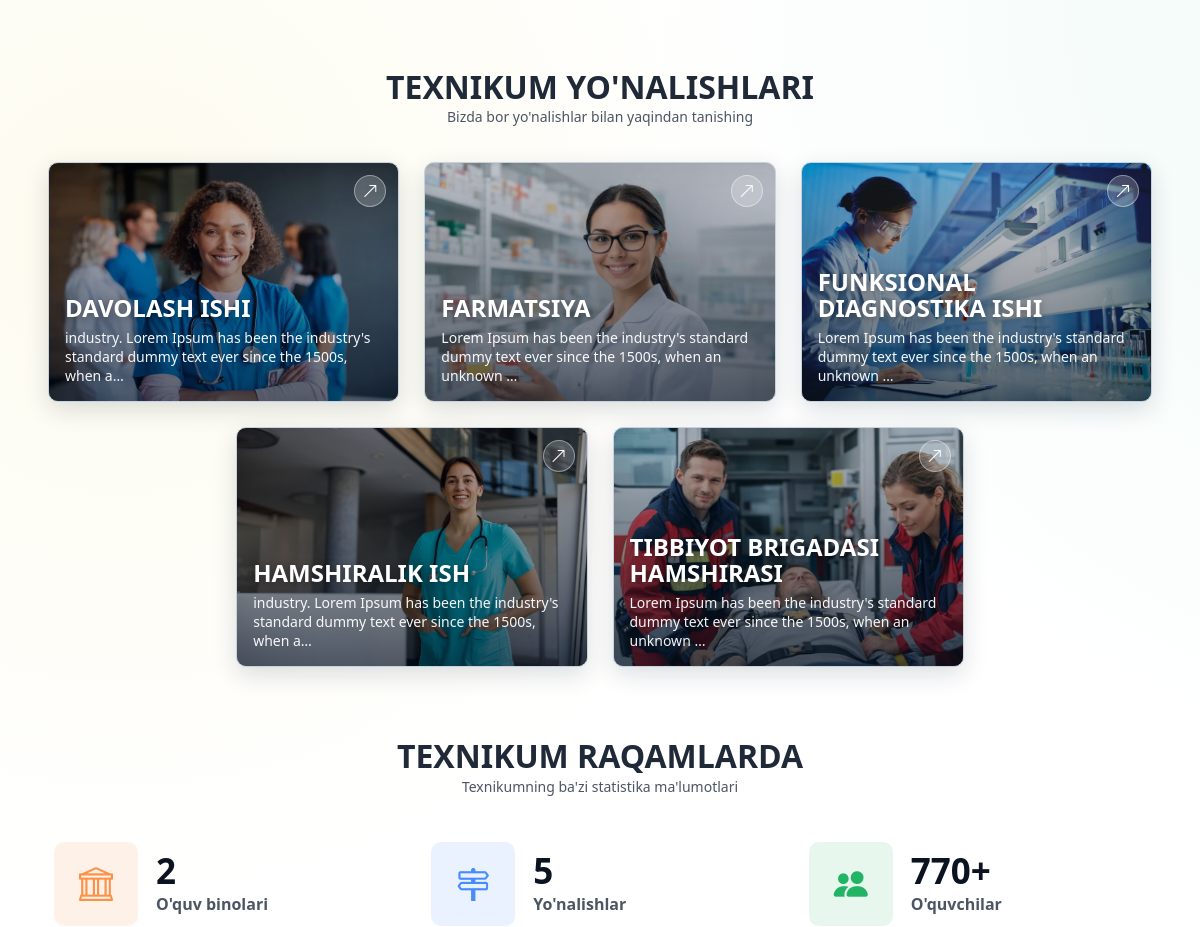
The app's page / (middle part), older data.
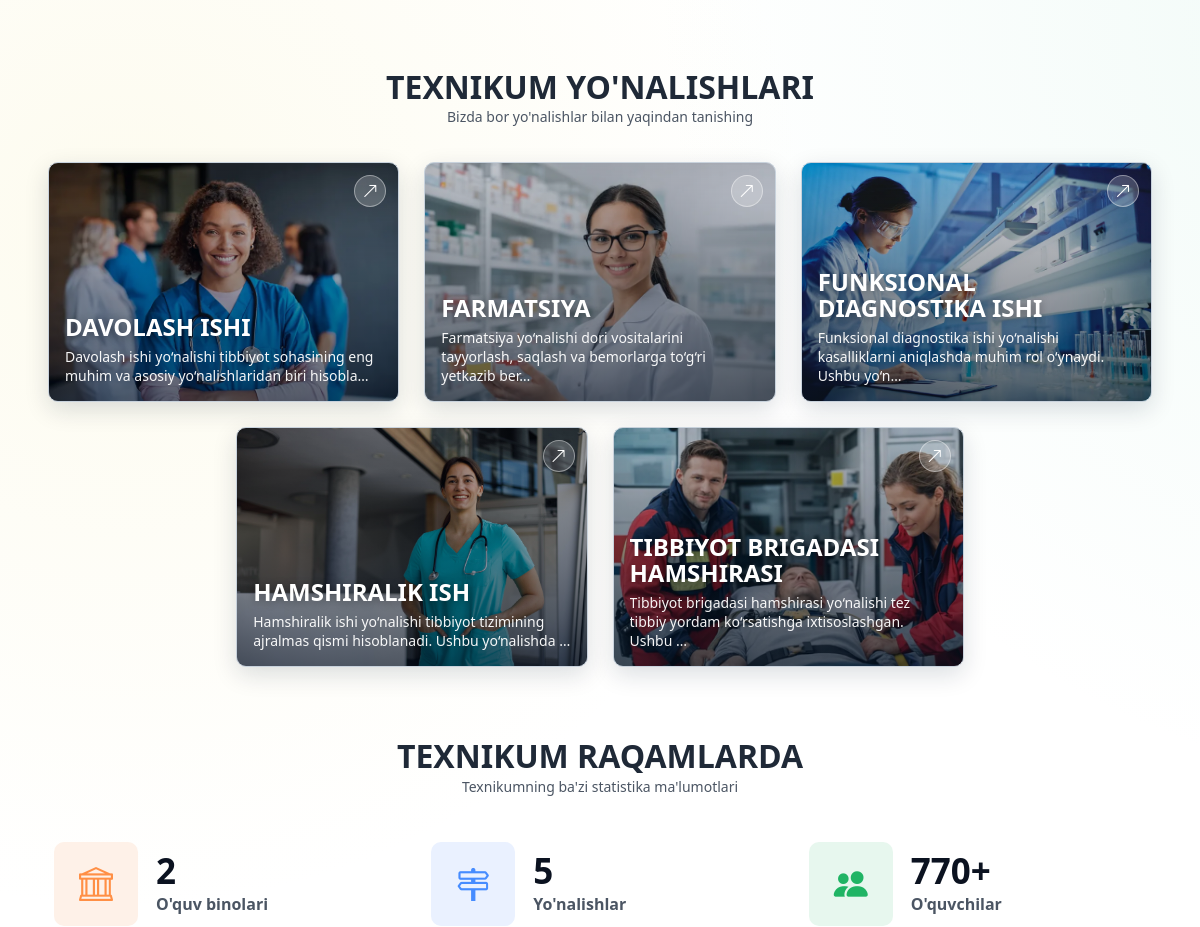
The same page, newer data.
### education/models.py (models this page shows, shortened)
class EducationDirection(models.Model):
    name = models.CharField(max_length=200)
    slug = models.SlugField(unique=True)
    description = models.TextField()
    image = models.ImageField(upload_to='education/directions/', blank=True, null=True)
    duration_years = models.PositiveSmallIntegerField(default=2)
    departments = models.ManyToManyField(Department, related_name='education_directions', blank=True)
    is_active = models.BooleanField(default=True)
    class Meta:
        ordering = ['name']
        verbose_name = "Ta'lim yo'nalishi"
        verbose_name_plural = "Ta'lim yo'nalishlari"

### core/models.py (models this page shows, shortened)
class TechStat(models.Model):
    icon = models.CharField(max_length=50, help_text="Masalan: bi-bank")
    count = models.CharField(max_length=30, help_text="Masalan: 770+")
    name = models.CharField(max_length=120)
    order = models.PositiveSmallIntegerField(default=0)
    is_active = models.BooleanField(default=True)
    class Meta:
        ordering = ['order', 'id']
        verbose_name = "Texnikum raqami"
        verbose_name_plural = "Texnikum raqamlari"

### core/views.py (the view)
# urls.py: path('', views.home, name='home'),
def home(request):
    latest_news = News.objects.filter(is_published=True)[:3]
    directions = EducationDirection.objects.filter(is_active=True)
    tech_stats = TechStat.objects.filter(is_active=True)
    announcements = Announcement.objects.filter(is_active=True).order_by('-published_at', '-created_at')[:6]
    context = {
        'latest_news': latest_news,
        'directions': directions,
        'tech_stats': tech_stats,
        'announcements': announcements,
    }
    return render(request, 'core/home.html', context)

### core/context_processors.py (called while the page is built)
def menu_context(request):
    menu_items = (
        Menu.objects.filter(parent__isnull=True, is_active=True)
        .prefetch_related('children')
        .order_by('order', 'id')
    )
    topbar = TopbarSettings.objects.filter(is_active=True).first()
    return {
        'menu_items': menu_items,
        'topbar_settings': topbar,
    }

### core/templates/core/home.html (shortened to what this page needs)
{% extends 'base.html' %}
{% load static %}
{% block content %}
<section>
    <div class="home-directions__head">
        <h2>Texnikum yo'nalishlari</h2>
        <p>Bizda bor yo'nalishlar bilan yaqindan tanishing</p>
    </div>
    <div class="home-directions__list">
        {% for direction in directions %}
        <a class="home-directions__item home-directions__item--photo" href="{% url 'education:directions' %}"
            {% if direction.image %}
            style="background-image: url('{{ direction.image.url }}')"
            {% else %}
            style="background-image: url('{% static "images/hero.webp" %}')"
            {% endif %}>
            <span class="home-directions__shade"></span>
            <span class="home-directions__cta">
                <i class="bi bi-arrow-up-right"></i>
            </span>
            <h3>{{ direction.name }}</h3>
            {% if direction.description %}
            <p class="home-directions__desc">{{ direction.description|truncatechars:95 }}</p>
            {% endif %}
        </a>
        {% empty %}
        <p>Yo'nalishlar hozircha kiritilmagan.</p>
        {% endfor %}
    </div>
</section>
<section>
    <div class="home-directions__head">
        <h2>Texnikum raqamlarda</h2>
        <p>Texnikumning ba'zi statistika ma'lumotlari</p>
    </div>
    <div class="home-stats__grid">
        {% for stat in tech_stats %}
        <div class="home-stats__item">
            <div class="home-stats__icon">
                <i class="bi {{ stat.icon }}"></i>
            </div>
            <div class="home-stats__content">
                <div class="home-stats__value">{{ stat.count }}</div>
                <div class="home-stats__label">{{ stat.name }}</div>
            </div>
        </div>
        {% empty %}
        <p class="home-stats__empty">Raqamlar hozircha kiritilmagan.</p>
        {% endfor %}
    </div>
</section>
{% endblock %}

### templates/base.html (shortened to what this page needs)
{% load static %}
<!DOCTYPE html>
<html lang="uz">
<head>
    <link href="https://cdn.jsdelivr.net/npm/bootstrap@5.3.3/dist/css/bootstrap.min.css" rel="stylesheet">
    <link href="https://cdn.jsdelivr.net/npm/bootstrap-icons@1.11.3/font/bootstrap-icons.min.css" rel="stylesheet">
    <link rel="stylesheet" href="{% static 'css/style.css' %}">
    <link rel="stylesheet" href="{% static 'css/responsive.css' %}">
    <link rel="stylesheet" href="{% static 'css/admin.css' %}">
</head>
<body>
    <main class="container page-content">
        {% block content %}{% endblock %}
    </main>
</body>
</html>

### templates/includes/header.html (shortened to what this page needs)
{% load static %}

### templates/includes/footer.html (shortened to what this page needs)
{% load static %}

### static/css/style.css (style rules this page uses)
* { box-sizing: border-box; }
body { margin: 0; font-family: "Segoe UI", Tahoma, sans-serif; background-color: #ffffff; background-image: radial-gradient(1100px circle at 8% 16%, rgba(246, 238, 181, 0.22), transparent 62%), radial-gradient(1250px circle at 92% 12%, rgba(178, 231, 212, 0.2), transparent 64%), radial-gradient(980px circle at 84% 88%, rgba(205, 233, 245, 0.16), transparent 66%), linear-gradient(180deg, #ffffff 0%, #ffffff 100%); background-repeat: no-repeat; background-size: 128% 128%, 132% 132%, 126% 126%, 100% 100%; animation: siteBgFloat 50s ease-in-out infinite alternate; color: var(--text); padding-top: 108px; overflow-x: clip; }
a { color: var(--header-accent); }
html { overflow-x: clip; }
.container { width: min(1120px, 92%); margin: 0 auto; }
@media (min-width: 1200px) { .container { width: min(1320px, 92%); } }
.page-content { padding: 30px 0 56px; }
.home-stats__grid { display: grid; grid-template-columns: repeat(3, minmax(0, 1fr)); gap: 28px; }
.home-stats__item { display: flex; align-items: center; gap: 18px; padding: 10px 6px; }
.home-stats__icon { width: 84px; height: 84px; border-radius: 10px; display: grid; place-items: center; flex-shrink: 0; background: #f4ebe6; }
.home-stats__content { display: flex; flex-direction: column; gap: 6px; min-width: 0; }
.home-stats__value { font-size: clamp(28px, 3.1vw, 35px); line-height: 1; font-weight: 900; color: #0b1220; }
.home-stats__icon i { font-size: 34px; color: #ff8f45; line-height: 1; }
.home-stats__item:nth-child(6n + 1) .home-stats__icon { background: #fef1e8; }
.home-stats__item:nth-child(6n + 1) .home-stats__icon i { color: #ff8f45; }
.home-stats__item:nth-child(6n + 2) .home-stats__icon { background: #eaf1ff; }
.home-stats__item:nth-child(6n + 2) .home-stats__icon i { color: #468cff; }
.home-stats__item:nth-child(6n + 3) .home-stats__icon { background: #e7f7ee; }
.home-stats__item:nth-child(6n + 3) .home-stats__icon i { color: #20b464; }
.home-stats__label { font-size: clamp(16px, 1.25vw, 20px); color: #4b5563; font-weight: 600; line-height: 1.3; overflow-wrap: anywhere; }
.home-directions__head { display: flex-row; align-items: center; justify-content: center; text-align: center; gap: 12px; margin: 70px 0px 35px 0px; }
.home-directions__head h2 { margin: 0; text-transform: uppercase; font-weight: 700; }
.home-directions__head p { margin: 0; color: var(--muted); font-size: 14px; font-weight: 500; }
.home-directions__list { display: flex; flex-wrap: wrap; justify-content: center; gap: 25px; }
.home-directions__list > .home-directions__item { flex: 0 1 calc((100% - 50px) / 3); max-width: calc((100% - 50px) / 3); }
.home-directions__item { border: 1px solid var(--border); border-radius: 10px; padding: 12px; background: var(--secondary-bg); }
.home-directions__item h3 { margin: 0 0 6px; font-size: 16px; }
.home-directions__item p { margin: 0; color: var(--muted); }
.home-directions__item--photo { position: relative; min-height: 240px; padding: 16px; display: flex; flex-direction: column; justify-content: flex-end; align-items: flex-start; text-decoration: none; color: #ffffff; background-size: cover; background-position: center; overflow: hidden; box-shadow: 0 8px 24px rgba(9, 26, 49, 0.14); }
.home-directions__item--photo .home-directions__shade { position: absolute; inset: 0; background: linear-gradient(180deg, rgba(2, 12, 27, 0.15), rgba(2, 12, 27, 0.62)); }
.home-directions__cta { position: absolute; top: 12px; right: 12px; z-index: 2; background: rgba(255, 255, 255, 0.2); color: #ffffff; border: 1px solid rgba(255, 255, 255, 0.4); border-radius: 999px; width: 32px; height: 32px; display: flex; align-items: center; justify-content: center; transition: all 0.5s ease; }
.home-directions__cta i { font-size: 16px; }
.home-directions__item--photo h3 { position: relative; z-index: 1; width: 100%; margin: 0 0 8px; font-size: 24px; line-height: 1.08; font-weight: 600; color: #ffffff; text-shadow: 0 2px 8px rgba(0, 0, 0, 0.35); text-transform: uppercase; }
.home-directions__desc { position: relative; z-index: 1; width: 100%; margin: 0; max-height: 0px; opacity: 0; transform: translateY(8px); overflow: hidden; color: #fffffff3 !important; font-size: 14px; line-height: 1.35; transition: opacity 0.24s ease, transform 0.24s ease, max-height 0.24s ease; }
@media (hover: none) { .home-directions__desc { opacity: 1; transform: none; max-height: 90px; } }

Row changes from the older to the newer data that the page shows:
changed EducationDirection "DAVOLASH ISHI": description "industry. Lorem Ipsum has been the industry's standard dummy text ever since the 1500s, when a…" → "Davolash ishi yo‘nalishi tibbiyot sohasining eng muhim va asosiy yo‘nalishlaridan biri hisobla…"
changed EducationDirection "FARMATSIYA": description "Lorem Ipsum has been the industry's standard dummy text ever since the 1500s, when an unknown …" → "Farmatsiya yo‘nalishi dori vositalarini tayyorlash, saqlash va bemorlarga to‘g‘ri yetkazib ber…"
changed EducationDirection "FUNKSIONAL DIAGNOSTIKA ISHI": description "Lorem Ipsum has been the industry's standard dummy text ever since the 1500s, when an unknown …" → "Funksional diagnostika ishi yo‘nalishi kasalliklarni aniqlashda muhim rol o‘ynaydi. Ushbu yo‘n…"
changed EducationDirection "HAMSHIRALIK ISH": description "industry. Lorem Ipsum has been the industry's standard dummy text ever since the 1500s, when a…" → "Hamshiralik ishi yo‘nalishi tibbiyot tizimining ajralmas qismi hisoblanadi. Ushbu yo‘nalishda …"
changed EducationDirection "TIBBIYOT BRIGADASI HAMSHIRASI": description "Lorem Ipsum has been the industry's standard dummy text ever since the 1500s, when an unknown …" → "Tibbiyot brigadasi hamshirasi yo‘nalishi tez tibbiy yordam ko‘rsatishga ixtisoslashgan. Ushbu …"
